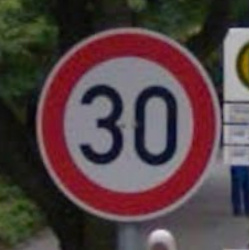
#> input picture wild/1.jpg, 250 x 250 px; its folder holds 4 pictures in this run
$ jupyter execute --allow-errors Traffic-Sign-Classifier.ipynb   (shell and % lines are left out)
#> lines starting #> are read from the running program, lines starting #| are printed output that depends on the picture
#> further down, image is the input picture: shape (250, 250, 3); mean R, G, B 84.7, 66.9, 68.7
# Self-Driving Car Engineer Nanodegree

## Deep Learning

## Project: Build a Traffic Sign Recognition Classifier

---
## Step 0: Load The Data

[cell 1]
# Load pickled data
import pickle
import glob
import cv2
import numpy as np
import pandas as pd
import matplotlib.pyplot as plt
import scipy as sp
import tensorflow as tf
import matplotlib.image as mpimg
from sklearn.model_selection import train_test_split
from sklearn.utils import shuffle
from tensorflow.contrib.layers import flatten

[cell 2]
training_file = 'data/train.p'
validation_file = 'data/valid.p'
testing_file = 'data/test.p'

#> (the rest of this cell did not finish here and is left out)

---

## Step 1: Dataset Summary & Exploration

### Provide a Basic Summary of the Data Set Using Python, Numpy and/or Pandas

#> (a cell that did not finish here is left out)

### Include an exploratory visualization of the dataset

The dataset contains 34799 training examples of German street signs with 43 different classes. The test set has a total of 12630 examples. The images have a dimension of 32x32 pixels and 3 colors. Below is a table of the labels mapped to sign names.

#> (a cell that did not finish here is left out)

5 examples for each of the 43 classes

#> (a cell that did not finish here is left out)

Distribution of classes in training set. Difference is quite high. Max occurrences is label 2 with 2010 examples, least common is label 0, 19 and 37 all with only 180 occurrences. So an order of magnitude difference between most and least common.

[cell 6]
from collections import Counter
#> (the rest of this cell did not finish here and is left out)

----

## Step 2: Design and Test a Model Architecture

### Pre-process the Data Set (normalization, grayscale, etc.)

## Image pre-processing pipeline

First I convert the image to grayscale. I found that this worked well empirically, and also it is closer to the original LeNet architecture.
Then I add some modified (fake) training examples
- Rotated images 10 and 20 degrees clockwise and counter-clockwise
- Mirrored images
- Blurred images
- Noisy images

I do this to give the models more examples of each of the classes.
Lastly I normalize the data to get a (close to) zero mean

[cell 7]
# [39 lines left out: functions convert_gray, blur, rotate, noise, flip_x, not called in this run]

def normalize(x):
    return (np.float32(x)-128)/128

[cell 8]
# [36 lines left out: function extra_examples, not called in this run]

[cell 9]
# [7 lines left out: function pipeline, not called in this run]

#> (a cell that did not finish here is left out)

#> (a cell that did not finish here is left out)

### Model Architecture

The model architecture is the same as in the LeNet lab. I added dropout after the first fully connected layer with a dropout rate of 0.5. The weight initialization parameters mu and sigma in the LeNet architecture is set to 0 and 0.1. All layers have a ReLU activation function except the last one which uses Softmax.

The layers of the architecture:

- Convolutional layer, 5x5 filter, input depth 1, output depth 6
- Max Pooling, 2x2 kernel, 2x2 stride
- Convolutional layer, 5x5 filter, input depth 6, output depth 16
- Max pooling 2x2 kernel, 2x2 stride
- Flatten
- Fully connected layer, 120 width
- Dropout, keep probability 0.5
- Fully connected layer, 84 width
- Fully connected layer, 43 width

More information about each layer can be seen below

[cell 12]
EPOCHS = 40
BATCH_SIZE = 128

[cell 13]
# [56 lines left out: function LeNet, not called in this run]

#> (a cell that did not finish here is left out)

### Train, Validate and Test the Model

A validation set can be used to assess how well the model is performing. A low accuracy on the training and validation
sets imply underfitting. A high accuracy on the training set but low accuracy on the validation set implies overfitting.

The Adam optimizer is used when training the network. The learning rate is set to 0.001. I run 40 epochs with a batch size of 128.

[cell 15]
rate = 0.001

#> (the rest of this cell did not finish here and is left out)

## Evaluate model

#> (a cell that did not finish here is left out)

#> (a cell that did not finish here is left out)

### Accuracy on test set

#> (a cell that did not finish here is left out)

## Solution approach

Training is run for `EPOCHS` epochs. In this case 40. In each epoch the training data is split into batch sizes with `BATCH_SIZE` in each. We use batches so we don't run into memory issues.

The model is trained by optimizing for the minimum cross entropy between the one hot encoding and the logits using the Adam optimizer.

After training is done the model is saved and the accuracy printed.

Train Accuracy = 99.5%
Validation Accuracy = 96.5%
Test Accuracy = 93.8%
These were calculated in the code frame immediately above.

I think the LeNet architecture works well because the tasks are quite similar. We are trying to recognize symbols that are cropped and resized to a standard size. Traffic signs of the same class are usually identical, and even with noise and blur they are easy to recognize.

---

## Step 3: Test a Model on New Images

### Load and Output the Images

These images were taken from Google street view in two German cities. They are all clearly visible, under great lightning conditions, with only one sign visible. The images are taken facing the sign, as opposed to from the side. These are all optimal conditions where the new images are very similar to the training examples. I don't expect the model to have a lot of difficulties in correctly classifying the images.

[cell 19]
def resize(image):
    return cv2.resize(image, (32, 32))
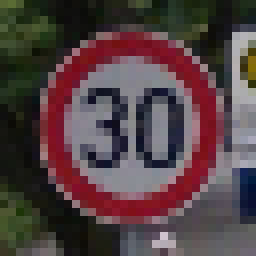
#> returned value: shape (32, 32, 3) (shown 8 times larger); mean of channels 0, 1, 2 82.8, 65, 66.8; drawn as R, G, B
#> pass 2 of the loop `for filename in wild_filenames:`:
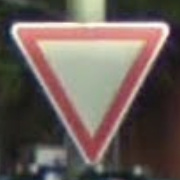
#> input picture wild/13.jpg, 180 x 180 px
#> image is the input picture: shape (180, 180, 3); mean R, G, B 107.4, 94.5, 89.4
#> in resize (call 2), `return cv2.resize(image, (32, 32))`:
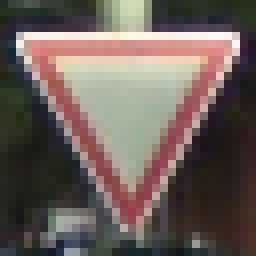
#> returned value: shape (32, 32, 3) (shown 8 times larger); mean of channels 0, 1, 2 107.6, 94.7, 89.6; drawn as R, G, B
#> pass 3 of the loop `for filename in wild_filenames:`:
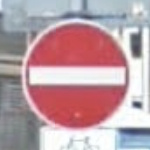
#> input picture wild/17.jpg, 150 x 150 px
#> image is the input picture: shape (150, 150, 3); mean R, G, B 186.7, 157.4, 164.2
#> in resize (call 3), `return cv2.resize(image, (32, 32))`:
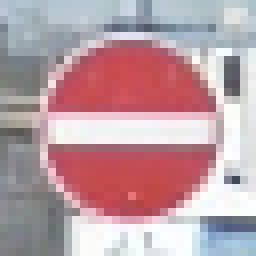
#> returned value: shape (32, 32, 3) (shown 8 times larger); mean of channels 0, 1, 2 186.7, 157.4, 164.2; drawn as R, G, B

[cell 20]
wild = []
wild_filenames = [1, 13, 17, 25, 26, 38]
y_wild = wild_filenames
folder = 'wild'
#> (the rest of this cell did not finish here and is left out)
